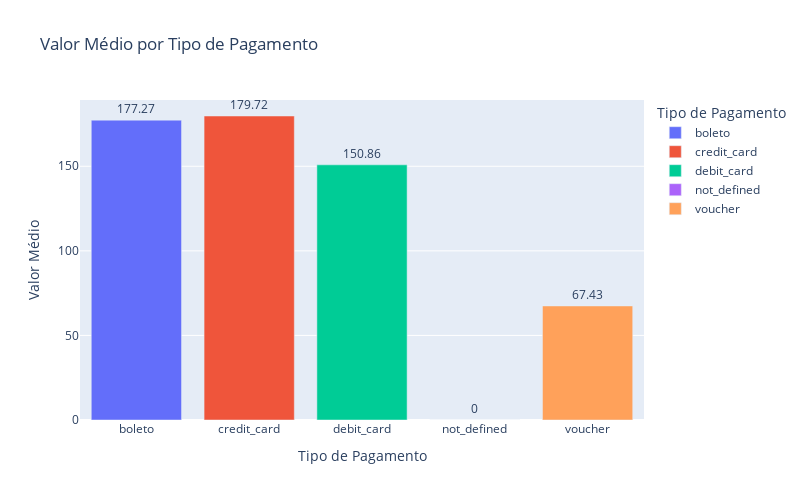

The notebook cell saved with this chart:
### Code cell
df.groupby('payment_type')['payment_value'].mean().round(2)

pagamentos = df.groupby('payment_type')['payment_value'].mean().round(2).reset_index()
pagamentos.columns = ['Tipo de Pagamento', 'Valor Médio']

fig = px.bar(pagamentos, x='Tipo de Pagamento', y='Valor Médio',
             title='Valor Médio por Tipo de Pagamento',
             text='Valor Médio', color='Tipo de Pagamento',
             width=800, height=500)

fig.update_traces(textposition='outside')
fig.show()

### Figure 1 — Plotly figure (JSON) as saved in the notebook; plotly's stock layout.template omitted (floating-point values rounded to 4 significant figures)
{"data": [{"alignmentgroup": "True", "hovertemplate": "Tipo de Pagamento=%{x}<br>Valor Médio=%{text}<extra></extra>", "legendgroup": "boleto", "marker": {"color": "#636efa", "pattern": {"shape": ""}}, "name": "boleto", "offsetgroup": "boleto", "orientation": "v", "showlegend": true, "text": [177.3], "textposition": "outside", "type": "bar", "x": ["boleto"], "xaxis": "x", "y": [177.3], "yaxis": "y"}, {"alignmentgroup": "True", "hovertemplate": "Tipo de Pagamento=%{x}<br>Valor Médio=%{text}<extra></extra>", "legendgroup": "credit_card", "marker": {"color": "#EF553B", "pattern": {"shape": ""}}, "name": "credit_card", "offsetgroup": "credit_card", "orientation": "v", "showlegend": true, "text": [179.7], "textposition": "outside", "type": "bar", "x": ["credit_card"], "xaxis": "x", "y": [179.7], "yaxis": "y"}, {"alignmentgroup": "True", "hovertemplate": "Tipo de Pagamento=%{x}<br>Valor Médio=%{text}<extra></extra>", "legendgroup": "debit_card", "marker": {"color": "#00cc96", "pattern": {"shape": ""}}, "name": "debit_card", "offsetgroup": "debit_card", "orientation": "v", "showlegend": true, "text": [150.9], "textposition": "outside", "type": "bar", "x": ["debit_card"], "xaxis": "x", "y": [150.9], "yaxis": "y"}, {"alignmentgroup": "True", "hovertemplate": "Tipo de Pagamento=%{x}<br>Valor Médio=%{text}<extra></extra>", "legendgroup": "not_defined", "marker": {"color": "#ab63fa", "pattern": {"shape": ""}}, "name": "not_defined", "offsetgroup": "not_defined", "orientation": "v", "showlegend": true, "text": [0], "textposition": "outside", "type": "bar", "x": ["not_defined"], "xaxis": "x", "y": [0], "yaxis": "y"}, {"alignmentgroup": "True", "hovertemplate": "Tipo de Pagamento=%{x}<br>Valor Médio=%{text}<extra></extra>", "legendgroup": "voucher", "marker": {"color": "#FFA15A", "pattern": {"shape": ""}}, "name": "voucher", "offsetgroup": "voucher", "orientation": "v", "showlegend": true, "text": [67.43], "textposition": "outside", "type": "bar", "x": ["voucher"], "xaxis": "x", "y": [67.43], "yaxis": "y"}], "layout": {"barmode": "relative", "height": 500, "legend": {"title": {"text": "Tipo de Pagamento"}, "tracegroupgap": 0}, "title": {"text": "Valor Médio por Tipo de Pagamento"}, "width": 800, "xaxis": {"anchor": "y", "categoryarray": ["boleto", "credit_card", "debit_card", "not_defined", "voucher"], "categoryorder": "array", "domain": [0, 1], "title": {"text": "Tipo de Pagamento"}}, "yaxis": {"anchor": "x", "domain": [0, 1], "title": {"text": "Valor Médio"}}}}
